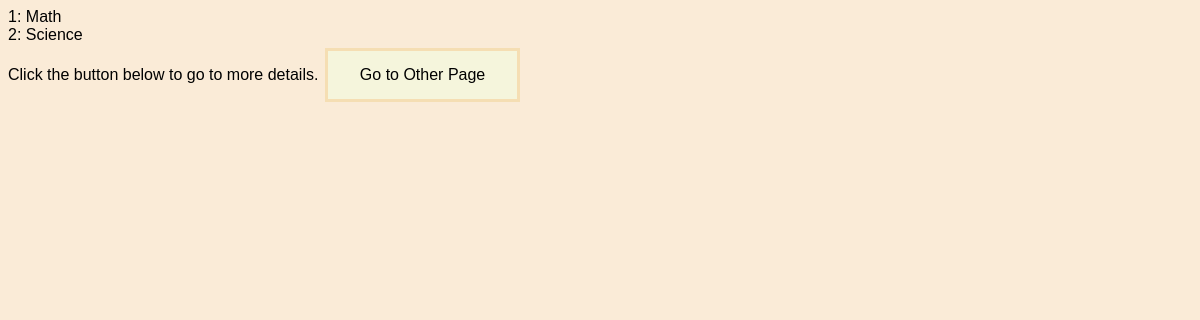
Page /check/ on the earlier database version.
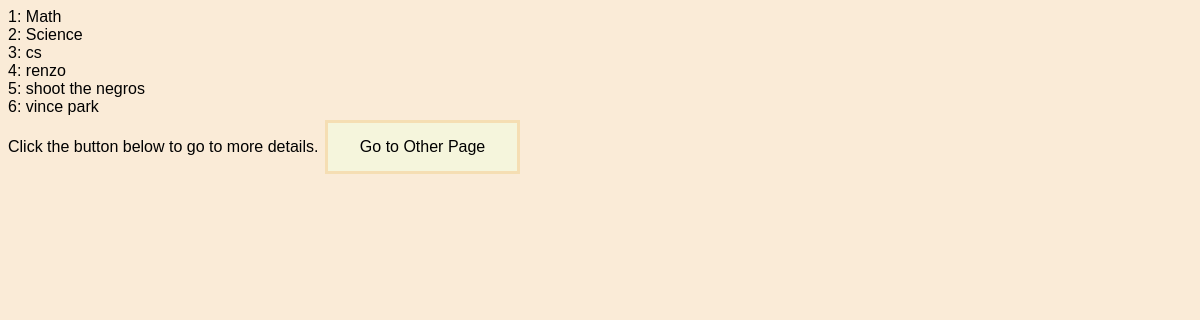
Same page on the later database version.
### todoList/models.py (models this page shows)
class Todo(models.Model):
    title = models.CharField(max_length=200)
    description = models.TextField()
    completed = models.BooleanField(default=False)
    def __str__(self):
        return f"{self.title}"

### todoList/views.py (the view)
# urls.py: path('check/', views.check),
def check(request):
    mydata = Todo.objects.all()
    template = loader.get_template('todo.html')
    context = {
        'mymembers': mydata,
    }
    return HttpResponse(template.render(context, request))

### todoList/templates/todo.html (shortened to what this page needs)
{% extends "master.html" %}
{% block content %}
<ul>
  {% for x in mymembers %}
  <li>{{ x.id }}: {{ x }}</li>
  {% endfor %}
</ul>
Click the button below to go to more details.
<a href="details/"><button class="button">Go to Other Page</button></a>
{% endblock %}

Differences in the rows shown:
added Todo: id "3", title "cs"
added Todo: id "4", title "renzo"
added Todo: id "5", title "shoot the negros"
added Todo: id "6", title "vince park"
